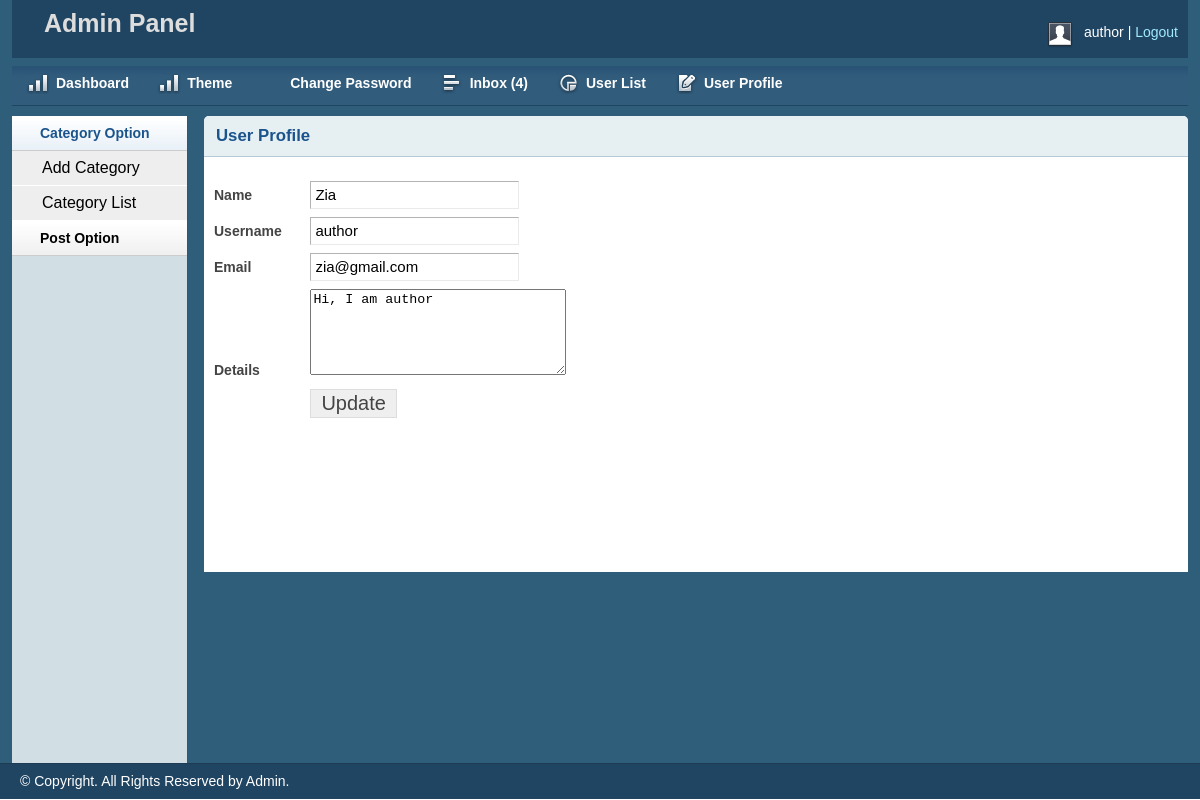
/admin/userprofile.php (signed in), run on the app's committed database.
### tables this page shows
CREATE TABLE `tbl_user` (
  `id` int(11) NOT NULL,
  `name` varchar(255) NOT NULL,
  `username` varchar(100) NOT NULL,
  `password` varchar(32) NOT NULL,
  `email` varchar(255) NOT NULL,
  `details` text NOT NULL,
  `role` int(11) NOT NULL
);

### lib/Database.php (called while the page is built, shortened)
<?php
Class Database{
	public $host   = DB_HOST;
	public $user   = DB_USER;
	public $pass   = DB_PASS;
	public $dbname = DB_NAME;
	public $link;
	private function connectDB(){
		$this->link = new mysqli($this->host, $this->user, $this->pass, $this->dbname);
	}
	public function select($query){
		$result = $this->link->query($query) or die($this->link->error.__LINE__);
		if($result->num_rows > 0){
			return $result;
		} else {
			return false;
		}
	}
}

### lib/Session.php (called while the page is built, shortened)
<?php
class Session{
	public static function get($key){
		if (isset($_SESSION[$key])) {
			return $_SESSION[$key];
		}else{
			return false;
		}
	}
}
?>

### admin/userprofile.php (the view, shortened to what this page needs)
<?php include 'inc/header.php';?>
<?php include 'inc/sidebar.php';?>
<?php
    $userid = Session::get('userId');
    $userrole = Session::get('userRole');
?>
<div class="grid_10">
    <div class="box round first grid">
        <h2>User Profile</h2>
    <div class="block">
        <?php
            $query = "SELECT * FROM tbl_user WHERE id='$userid' AND role='$userrole'";
            $getData = $db->select($query);
            if ($getData) {
                while ($result = $getData->fetch_assoc()) {
        ?>
            <form action="" method="post">
                <table class="form">
                    <tr>
                        <td width="10%">
                            <label>Name</label>
                        </td>
                        <td>
                            <input type="text" name="name" value="<?php echo $result['name'];?>" />
                        </td>
                    </tr>
                    <tr>
                        <td>
                            <label>Username</label>
                        </td>
                        <td>
                            <input type="text" name="username" value="<?php echo $result['username'];?>"/>
                        </td>
                    </tr>
                    <tr>
                        <td>
                            <label>Email</label>
                        </td>
                        <td>
                            <input type="text" name="email" value="<?php echo $result['email'];?>"/>
                        </td>
                    </tr>
                     <tr>
                        <td>
                            <label>Details</label>
                        </td>
                        <td>
                            <textarea name="details" style="width:250px; height: 80px;"><?php echo $result['details'];?></textarea>
                        </td>
                    </tr>
                    <tr>
                        <td></td>
                        <td>
                            <input type="submit" name="submit" Value="Update" />
                        </td>
                    </tr>
                </table>
            </form>
            <?php } }?>
        </div>
    </div>
</div>
<?php include 'inc/footer.php';?>

### admin/css/layout.css (style rules this page uses)
body { background: #fff none repeat scroll 0 0; color: #444; font-size: 14px; padding: 0; }
h1, h2, h3, h4, h5, h6 { line-height:1.2em; margin-bottom:.3em; }
h2 { margin-top:1em; }
.box { background:#fff; margin-bottom:20px; padding:10px 10px 10px 10px; margin-left:-8px; }
.box.grid { padding-bottom:40px; }
.box.round { -moz-border-radius: 5px 5px 0px 0px; -webkit-border-radius: 5px 5px 0px 0px; border-radius: 5px 5px 0px 0px; }
.box h2 { font-size:1.2em; font-weight:bold; color:#1B548D; background:#E6F0F3; margin:-10px -10px 0 -10px; padding:10px 12px; border-bottom:1px solid #B3CBD6; -moz-border-radius: 5px 5px 0px 0px; -webkit-border-radius: 5px 5px 0px 0px; border-radius: 5px 5px 0px 0px; }
.box.first { min-height: 406px; }
.block { padding-top:20px; }
table.form { width:100%; }
table.form td { padding:4px 0px; }
table.form label { font-weight:bold; }
table.form input, table.form select { font-size: 15px; padding: 4px 4px 5px 4px; border-top: 1px solid #b3b3b3; border-left: 1px solid #b3b3b3; border-right: 1px solid #eaeaea; border-bottom: 1px solid #eaeaea; }
table.form input[type="submit"] { border: 1px solid #ddd; color: #444; cursor: pointer; font-size: 20px; padding: 2px 10px; }
.block { padding-bottom:1px; }

### data on the page
tbl_user: name "Zia", username "author", email "zia@gmail.com", details "Hi, I am author"

### other printed values
Session::get('userName') "author"
$msg "4"
